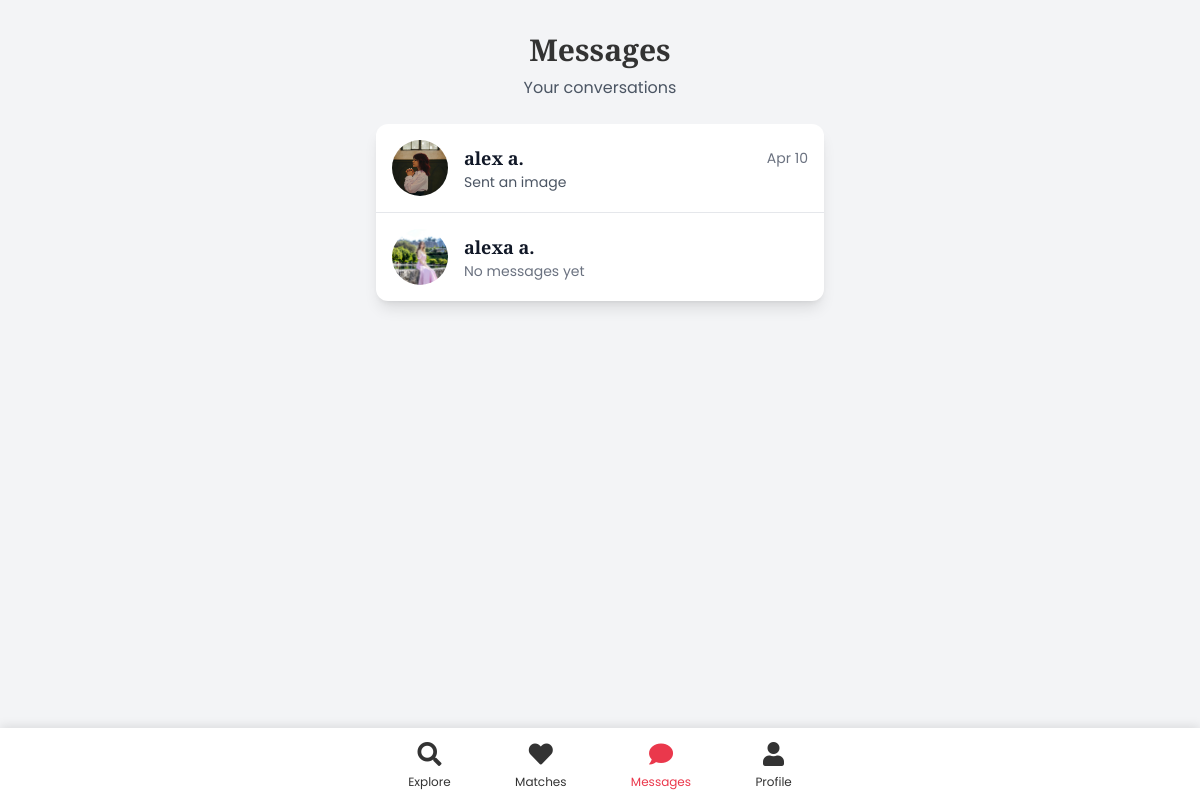
/messages/ (signed in), run on the app's committed database.
### app/models.py (models this page shows, shortened)
class Conversation(models.Model):
    user1 = models.ForeignKey(User, on_delete=models.CASCADE, related_name='conversations_initiated')
    user2 = models.ForeignKey(User, on_delete=models.CASCADE, related_name='conversations_received')
    created_at = models.DateTimeField(auto_now_add=True)
    objects = ConversationManager()
    class Meta:
        unique_together = ('user1', 'user2')
    def get_other_user(self, user):
        if user == self.user1:
            return self.user2
        return self.user1
    def last_message(self):
        return self.messages.order_by('-created_at').first()

class UserProfile(models.Model):
    GENDER_CHOICES = (
        ('M', 'Male'),
        ('F', 'Female'),
        ('O', 'Other'),
    )
    user = models.OneToOneField(User, on_delete=models.CASCADE, related_name='profile')
    bio = models.TextField(max_length=500, blank=True)
    birth_date = models.DateField(null=True, blank=True)
    gender = models.CharField(max_length=1, choices=GENDER_CHOICES)
    location = models.CharField(max_length=100, blank=True)
    occupation = models.CharField(max_length=100, blank=True)
    profile_picture = models.ImageField(upload_to='profile_pics/', null=True, blank=True)
    interests = models.ManyToManyField(Interest, blank=True)
    latitude = models.FloatField(null=True, blank=True)
    longitude = models.FloatField(null=True, blank=True)
    last_active = models.DateTimeField(auto_now=True)

class Message(models.Model):
    MESSAGE_TYPE_CHOICES = (
        ('text', 'Text'),
        ('image', 'Image'),
        ('voice', 'Voice'),
    )
    conversation = models.ForeignKey(Conversation, on_delete=models.CASCADE, related_name='messages')
    sender = models.ForeignKey(User, on_delete=models.CASCADE)
    content = models.TextField()
    image = models.ImageField(upload_to='chat_images/', null=True, blank=True)
    voice = models.FileField(upload_to='chat_voice/', null=True, blank=True)
    message_type = models.CharField(max_length=10, choices=MESSAGE_TYPE_CHOICES, default='text')
    is_read = models.BooleanField(default=False)
    created_at = models.DateTimeField(auto_now_add=True)
    class Meta:
        ordering = ['created_at']

### app/views.py (the view)
# urls.py: path('messages/', views.conversations, name='conversations'),
@login_required
def conversations(request):
    user = request.user
    user_conversations = Conversation.objects.get_conversations_for_user(user)
    for conversation in user_conversations:
        other_user = conversation.get_other_user(user)
        conversation.other_user = other_user
        conversation.other_profile = other_user.profile
        conversation.last_msg = conversation.last_message()
        conversation.unread_count = Message.objects.filter(
            conversation=conversation,
            sender=other_user,
            is_read=False
        ).count()
    user_conversations = sorted(
        user_conversations,
        key=lambda x: x.last_msg.created_at if x.last_msg else x.created_at,
        reverse=True
    )
    return render(request, 'app/conversations.html', {'conversations': user_conversations})

### app/models.py (called while the page is built)
    def get_conversations_for_user(self, user):
        return self.filter(Q(user1=user) | Q(user2=user))

### templates/app/conversations.html (shortened to what this page needs)
{% extends 'app/base.html' %}
{% block content %}
<div class="container mx-auto px-4 py-8 mb-20">
    <div class="max-w-md mx-auto">
        <div class="text-center mb-6">
            <h1 class="text-3xl font-bold">Messages</h1>
            <p class="text-gray-600 mt-2">Your conversations</p>
        </div>
        {% if conversations %}
            <div class="bg-white rounded-xl shadow-lg overflow-hidden">
                <div class="divide-y divide-gray-200">
                    {% for conversation in conversations %}
                    <a href="{% url 'chat' conversation_id=conversation.id %}" class="block hover:bg-gray-50">
                        <div class="p-4 flex items-center space-x-4">
                            <div class="relative">
                                {% if conversation.other_profile.profile_picture %}
                                <img alt="{{ conversation.other_user.first_name }}'s profile picture" class="w-14 h-14 rounded-full object-cover" src="{{ conversation.other_profile.profile_picture.url }}"/>
                                {% else %}
                                <div class="w-14 h-14 rounded-full bg-gray-200 flex items-center justify-center">
                                    <i class="fas fa-user text-2xl text-gray-400"></i>
                                </div>
                                {% endif %}
                            </div>
                            <div class="flex-1 min-w-0">
                                <div class="flex items-center justify-between">
                                    <h2 class="text-lg font-semibold text-gray-900 truncate">
                                        {{ conversation.other_user.first_name }}
                                        {% if conversation.other_user.last_name %}
                                            {{ conversation.other_user.last_name|first }}.
                                        {% endif %}
                                    </h2>
                                    <span class="text-sm text-gray-500">
                                        {% if conversation.last_msg %}
                                            {% if conversation.last_msg.created_at|date:'Y-m-d' == now|date:'Y-m-d' %}
                                                {{ conversation.last_msg.created_at|time:"g:i A" }}
                                            {% else %}
                                                {{ conversation.last_msg.created_at|date:"M d" }}
                                            {% endif %}
                                        {% endif %}
                                    </span>
                                </div>
                                <p class="text-sm text-gray-600 truncate">
                                    {% if conversation.last_msg %}
                                        {{ conversation.last_msg.content }}
                                    {% else %}
                                        <span class="text-gray-500">No messages yet</span>
                                    {% endif %}
                                </p>
                            </div>
                        </div>
                    </a>
                    {% endfor %}
                </div>
            </div>
        {% endif %}
    </div>
</div>
{% endblock %}

### templates/app/base.html (style rules this page uses)
:root { --primary-purple: #9b87f5; --secondary-purple: #7E69AB; --light-purple: #D6BCFA; --affair-pink: #FFDEE2; --affair-peach: #FDE1D3; --affair-red: #ea384c; --dark-text: #333; --light-text: #fff; --medium-text: #666; --gray-text: #888; --box-shadow: 0 10px 30px rgba(0, 0, 0, 0.1); --border-radius: 10px; --section-padding: 5rem 1rem; }
body { font-family: 'Poppins', sans-serif; color: var(--dark-text); line-height: 1.6; overflow-x: hidden; }
h1, h2, h3, h4, h5, h6 { font-family: 'Playfair Display', serif; font-weight: 600; line-height: 1.2; }

### data on the page
Conversation: other_profile.profile_picture (picture), other_user.first_name "alex", other_user.last_name|first "a", last_msg.created_at "Apr 10", last_msg.content "Sent an image"
Conversation: other_profile.profile_picture (picture), other_user.first_name "alexa", other_user.last_name|first "a", shows "No messages yet"
